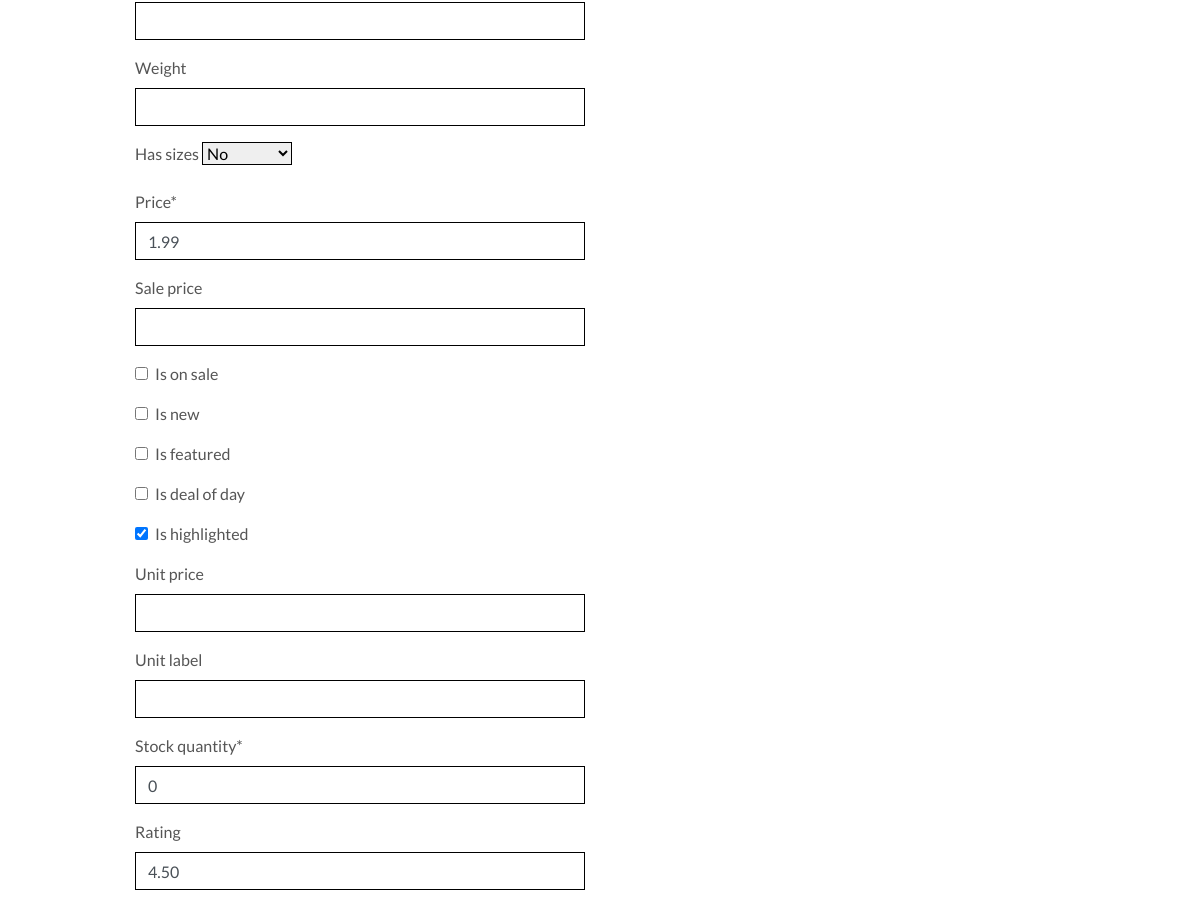
The page /products/edit/1/ (signed in, middle part) on the database as committed earlier.
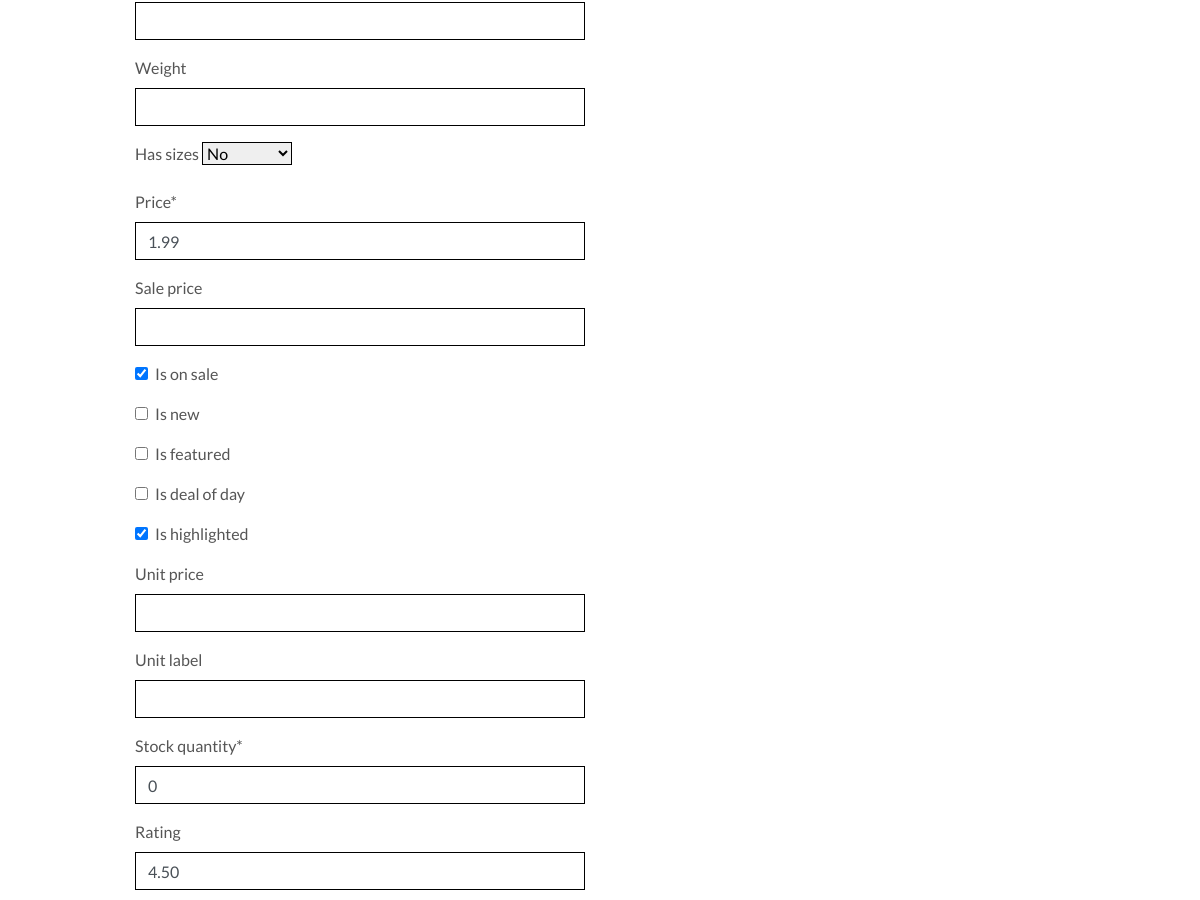
The same page on the database as committed later.
### products/models.py (models this page shows, shortened)
class Product(models.Model):
    category = models.ForeignKey('Category', null=True, blank=True, on_delete=models.SET_NULL)
    sku = models.CharField(max_length=254, null=True, blank=True)
    name = models.CharField(max_length=254)
    description = models.TextField()
    brand = models.CharField(max_length=120, null=True, blank=True)
    weight = models.CharField(max_length=32, null=True, blank=True)
    has_sizes = models.BooleanField(default=False, null=True, blank=True)
    price = models.DecimalField(max_digits=6, decimal_places=2)
    sale_price = models.DecimalField(max_digits=6, decimal_places=2, null=True, blank=True)
    is_on_sale = models.BooleanField(default=False)
    is_new = models.BooleanField(default=False)
    is_featured = models.BooleanField(default=False)
    is_deal_of_day = models.BooleanField(default=False)
    is_highlighted = models.BooleanField(default=False)
    unit_price = models.DecimalField(max_digits=6, decimal_places=2, null=True, blank=True)
    unit_label = models.CharField(max_length=32, null=True, blank=True)
    stock_quantity = models.IntegerField(default=0)
    rating = models.DecimalField(max_digits=6, decimal_places=2, null=True, blank=True)
    review_count = models.IntegerField(default=0)
    image_url = models.URLField(max_length=1024, null=True, blank=True)
    image = models.ImageField(upload_to='products/', null=True, blank=True)

### products/views.py (the view)
# urls.py: path('edit/<int:product_id>/', views.edit_product, name='edit_product'),
@login_required
def edit_product(request, product_id):
    if not request.user.is_superuser:
        messages.error(request, 'Sorry, only store owners can do that.')
        return redirect(reverse('home'))
    product = get_object_or_404(Product, pk=product_id)
    if request.method == 'POST':
        form = ProductForm(request.POST, request.FILES, instance=product)
        if form.is_valid():
            form.save()
            messages.success(request, 'Successfully updated product!')
            return redirect(reverse('product_detail', args=[product.id]))
        else:
            messages.error(request, 'Failed to update product. Please ensure the form is valid.')
    else:
        form = ProductForm(instance=product)
        messages.info(request, f'You are editing {product.name}')
    template = 'products/edit_product.html'
    context = {
        'form': form,
        'product': product,
    }
    return render(request, template, context)

### products/forms.py
class ProductForm(forms.ModelForm):
    class Meta:
        model = Product
        fields = '__all__'
    image = forms.ImageField(label='Image', required=False, widget=CustomClearableFileInput)
    def __init__(self, *args, **kwargs):
        super().__init__(*args, **kwargs)
        categories = Category.objects.all()
        friendly_names = [(c.id, c.get_friendly_name()) for c in categories]
        self.fields['category'].choices = friendly_names
        for field_name, field in self.fields.items():
            field.widget.attrs['class'] = 'border-black rounded-0'

### products/models.py (called while the page is built)
    def get_friendly_name(self):
        return self.friendly_name

### products/templates/products/edit_product.html (shortened to what this page needs)
{% extends "base.html" %}
{% load static %}
{% block content %}
    <div class="overlay"></div>
    <div class="container">
        <div class="row">
            <div class="col-12 col-md-6">
                <form method="POST" action="{% url 'edit_product' product.id %}" class="form mb-2" enctype="multipart/form-data">
                    {% for field in form %}
                        {% if field.name != 'image' %}
                            {{ field | as_crispy_field }}
                        {% else %}
                            {{ field }}
                        {% endif %}
                    {% endfor %}
                </form>
            </div>
        </div>
    </div>
{% endblock %}

Rows that differ between the two databases and show on the page:
changed Product "No": is_on_sale "☐" → "☑"
